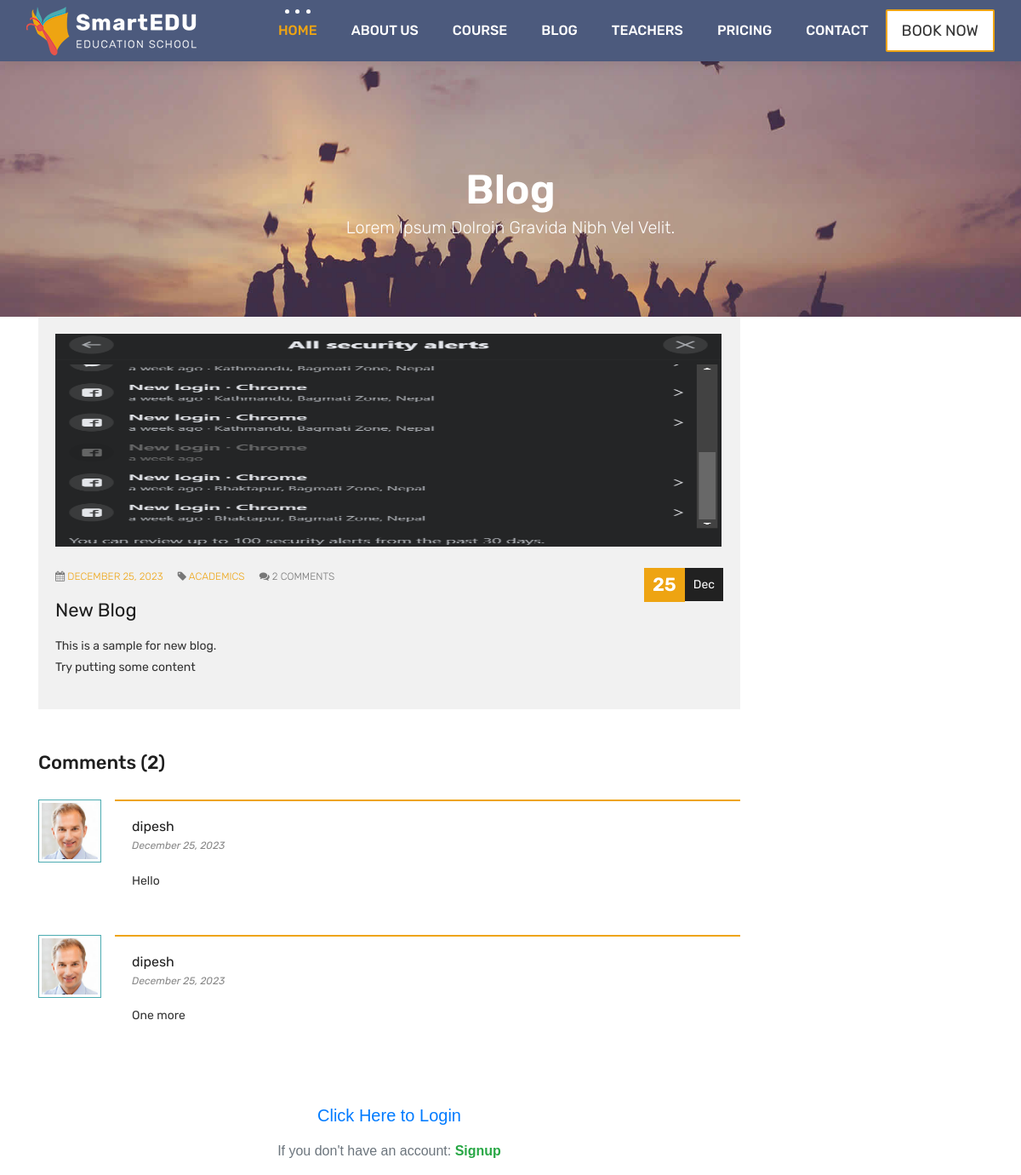
The page /blog/post/1/ (upper part) on the database as committed earlier.
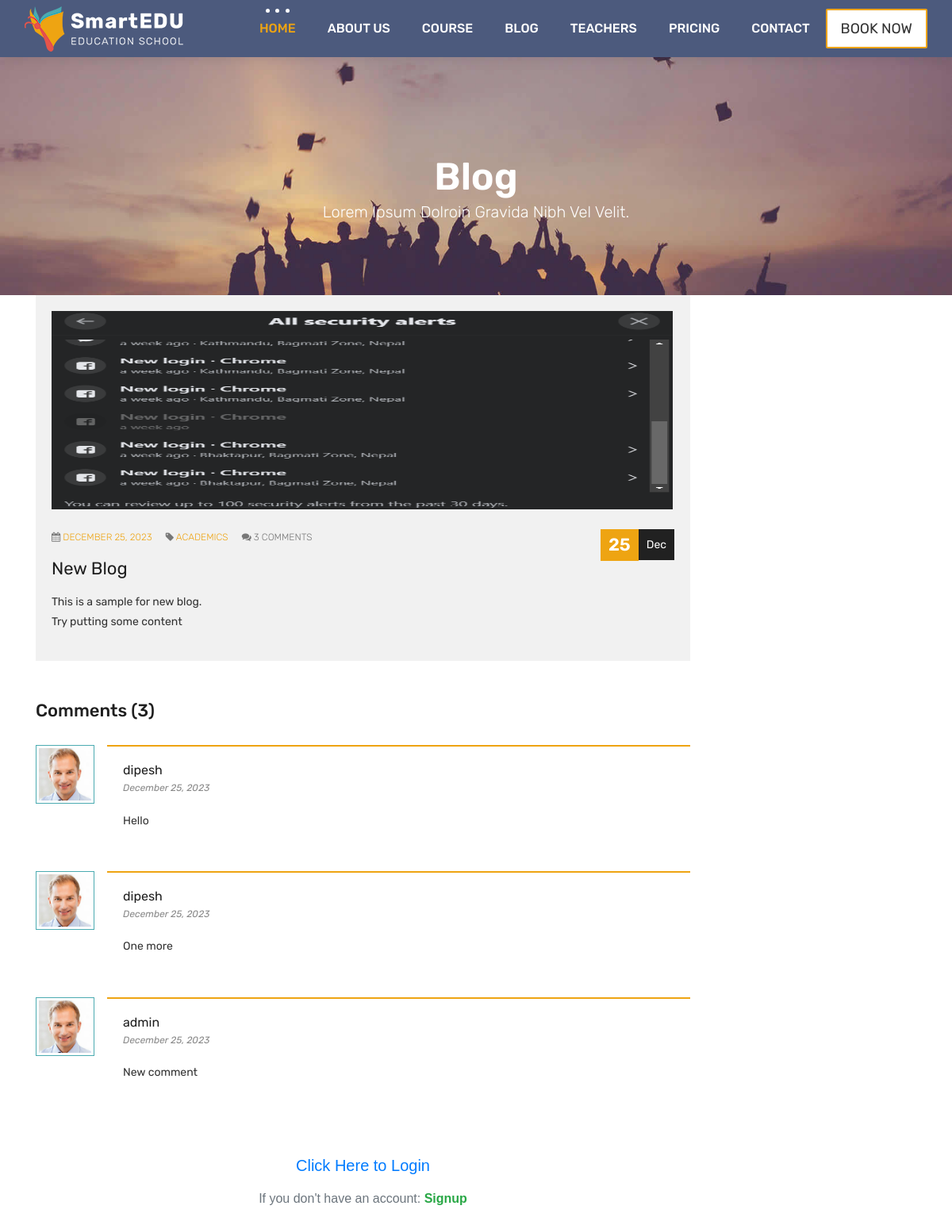
The same page on the database as committed later.
### blog/models.py (models this page shows, shortened)
class Category(models.Model):
    name = models.CharField(max_length=30)
    class Meta:
        verbose_name_plural = "categories"

class Comment(models.Model):
    author = models.CharField(max_length=60)
    body = models.TextField()
    created_on = models.DateTimeField(auto_now_add=True)
    post = models.ForeignKey("Post", on_delete=models.CASCADE)

### blog/views.py (the view, shortened to what this page needs)
# urls.py: path("post/<int:pk>/", views.blog_detail, name="blog_detail"),
def blog_detail(request, pk):
    post = Post.objects.get(pk=pk)
    form = CommentForm()
    comments = Comment.objects.filter(post=post)
    context = {"post": post, "comments": comments, "form": form}
    return render(request, "blog/detail.html", context)

### blog/templates/blog/detail.html (shortened to what the changed rows need)
{% extends "base.html" %}
{% load static %}
{% block page_title %}
<div class="all-title-box">
    <div class="container text-center">
        <h1>Blog<span class="m_1">Lorem Ipsum dolroin gravida nibh vel velit.</span></h1>
    </div>
</div>
{% endblock page_title %}
{% block page_content %}
    <div class="container">
        <div class="row">
            <div class="col-lg-9 blog-post-single">
                <div class="blog-item">
                    <div class="post-content">
                        <div class="meta-info-blog">
                            <span><i class="fa fa-calendar"></i> <a href="#">{{ post.created_on|date:"F d, Y" }}</a></span>
                            <span><i class="fa fa-tag"></i> {% for category in post.categories.all %}<a href="{% url 'blog_category' category.name %}">{{ category.name }}</a>{% if not forloop.last %}, {% endif %}{% endfor %}</span>
                            <span><i class="fa fa-comments"></i> {{ comments.count }} Comments</span>
                        </div>
                        <div class="blog-title">
                            <h2>{{ post.title }}</h2>
                        </div>
                    </div>
                </div>
                <div class="blog-comments">
                    <h4>Comments ({{ comments.count }})</h4>
                    <div id="comment-blog">
                        <ul class="comment-list">
                            {% for comment in comments %}
                                <li class="comment">
                                    <div class="avatar"><img alt="" src="{% static 'images/avatar-01.jpg' %}" class="avatar"></div>
                                    <div class="comment-container">
                                        <h5 class="comment-author">{{ comment.author }}</h5>
                                        <div class="comment-meta">
                                            <a href="#" class="comment-date link-style1">{{ comment.created_on|date:"F d, Y" }}</a>
                                        </div>
                                        <div class="comment-body">
                                            <p>{{ comment.body | linebreaks }}</p>
                                        </div>
                                    </div>
                                </li>
                            {% endfor %}
                        </ul>
                    </div>
                </div>
</div>
</div>
</div>
{% endblock page_content %}

Rows that differ between the two databases and show on the page:
added Comment: author "admin", created_on "December 25, 2023", body "New comment"
Other text that changed with them:
{{ comments.count }}: "2" → "3"
